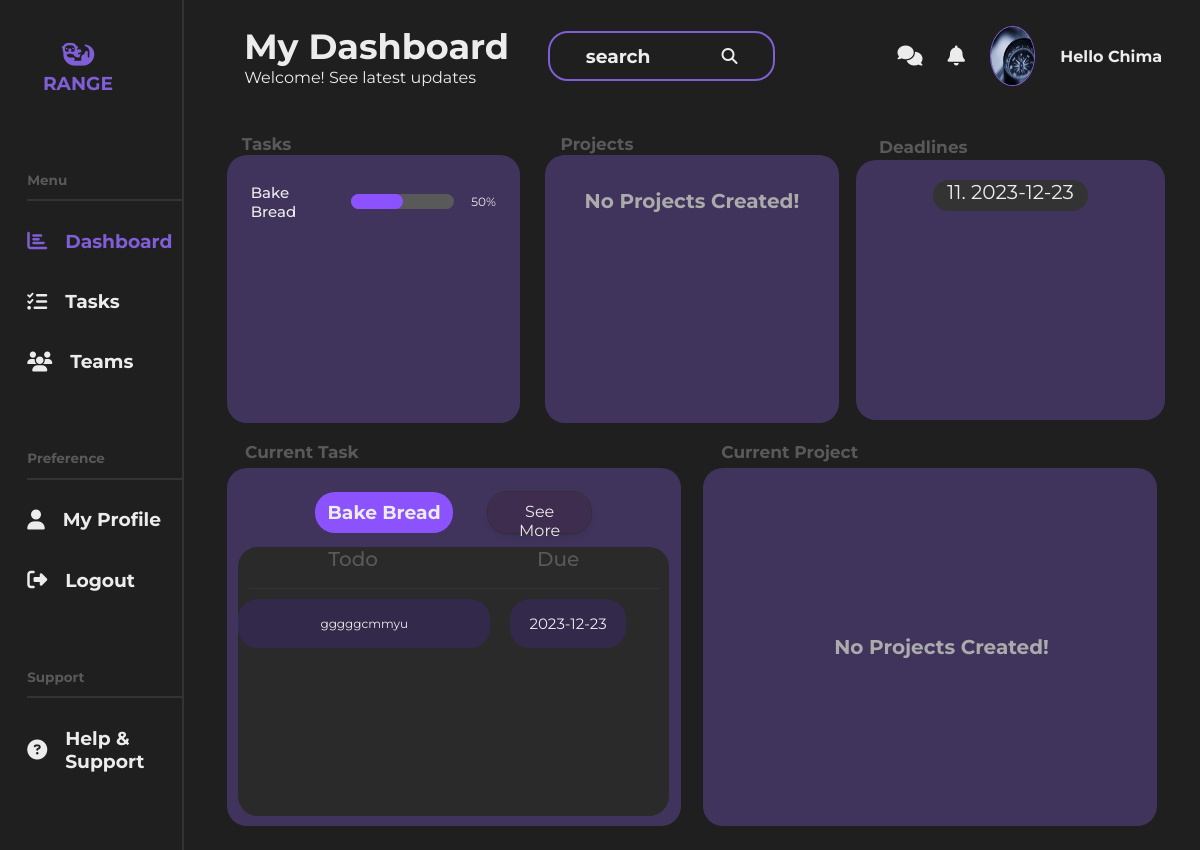
The app's page /dashboard (signed in) with its own data.
### flaskapp/models.py (models this page shows, shortened)
class User(db.Model, UserMixin):
    id = db.Column(db.Integer, primary_key=True)
    username = db.Column(db.String(20), unique=True, nullable=False)
    email = db.Column(db.String(120), unique=True, nullable=False)
    image_file = db.Column(db.String(20), nullable=False,
                           default='default.jpg')
    password = db.Column(db.String(60), nullable=False)
    tasks = db.relationship('Task', backref='creator', lazy=True)

class Task(db.Model):
    id = db.Column(db.Integer, primary_key=True)
    title = db.Column(db.String(30), nullable=False, default='Task')
    date_created = db.Column(
        db.DateTime, nullable=False, default=datetime.utcnow)
    priority = db.Column(db.String(30), nullable=False, default='Mid')
    todo = db.Column(db.Text, nullable=False)
    date_due = db.Column(db.String(20), nullable=False, default='No due date')
    user_id = db.Column(db.Integer, db.ForeignKey('user.id'), nullable=False)

### flaskapp/routes.py (the view)
@app.route("/")
@app.route("/dashboard")
@login_required
def dashboard():
    my_tasks = Task.query.filter_by(user_id=current_user.id).all()
    image_file = url_for('static', filename='images/' +
                         current_user.image_file)
    return render_template('dashboard.html', image_file=image_file, my_tasks=my_tasks, active_page='dashboard')

### flaskapp/models.py (called while the page is built)
@login_manager.user_loader
def load_user(user_id):
    return User.query.get(int(user_id))

### flaskapp/Templates/dashboard.html (shortened to what this page needs)
{% extends "layout.html" %}
{% block mainheader %}
<section class="dashboard">
  <div class="dash-header">
    <div class="title-search">
      <div class="dash-title">
        <h2>My Dashboard</h2>
        <p>Welcome! See latest updates</p>
      </div>
      <div class="search-bar">
        <h3>search</h3>
        <i class="fa-solid fa-magnifying-glass"></i>
      </div>
    </div>
    <div class="profile-pic">
      <i class="fa-solid fa-comments"></i>
      <i class="fa-solid fa-bell"></i>
      <img src="{{ image_file }}" alt="profile picture" />
      <h4>Hello {{ current_user.username }}</h4>
    </div>
  </div>
  <div class="dash-body">
    <div class="dash-top">
      <div class="dash-tasks">
        <h2>Tasks</h2>
        <div class="progress">
          {% if my_tasks %}
          {% for task in my_tasks %}
          <div class="further-progress">
            <h3>{{ task.title }}</h3>
            <div class="shell">
              <div class="task-{{ task.priority }}"></div>
            </div>
            <p>50%</p>
          </div>
          {% endfor %}
          {% else %}
          <h4 class="no">No tasks created</h4>
          {% endif %}
        </div>
      </div>
      <div class="dash-collaborations">
        <h2>Projects</h2>
        <div class="progress">
          {% if projects %}
          {% else %}
          <h4 class="no">No Projects Created!</h4>
          {% endif %}
        </div>
      </div>
      <div class="dash-deadlines">
        <h2>Deadlines</h2>
        <div class="progress-2">
          {% for task in my_tasks %}
          <h3>{{ task.id }}. {{ task.date_due }}</h3>
          {% endfor %}
        </div>
      </div>
    </div>
    <div class="dash-bottom">
      <div class="current-task">
        <h2>Current Task</h2>
        <div class="current-progress">
          {% if my_tasks %}
        <div class="each-task">
          <div class="title-update-2">
            <div class="task-2-{{ my_tasks[-1].priority }}">
              <h3>{{ my_tasks[-1].title }}</h3>
            </div>
            <a href="{{ url_for('tasks') }}" class="updateBtn">
              <button onclick="updateForm()">See More</button>
            </a>
          </div>
          <div class="desc-due-comp">
            <div class="table-head">
              <h2>Todo</h2>
              <h2>Due</h2>
            </div>
            <div class="smallest-1">
              <p class="todd">{{ my_tasks[-1].todo }}</p>
              <h4 class="dodd">{{ my_tasks[-1].date_due }}</h4>
            </div>
          </div>
        </div>
        {% else %}
        <h4 class="no">No Current task</h4>
        {% endif %}
        </div>
      </div>
      <div class="current-project">
        <h2>Current Project</h2>
        <div class="current-progress">
          <div class="curr-proj">
            <h2 class="no">No Projects Created!</h2>
          </div>
        </div>
      </div>
    </div>
  </div>
</section>
{% endblock mainheader %}

### flaskapp/static/styles/profile.css (style rules this page uses)
* { font-family: "Montserrat", sans-serif; }
body { margin: 0; padding: 0; color: #ececec; background: #1f1f1f; }
main a { text-decoration: none; width: 70%; margin: 0; padding: 0; color: #333; }
.profile-pic { margin: 0; width: 30%; display: flex; align-items: center; justify-content: space-around; }
.profile-pic img { width: 15%; height: 57%; border-radius: 50%; border: 1px solid #805fd6; }
.profile-pic i { font-size: 20px; }

### flaskapp/static/styles/dashboard.css (style rules this page uses)
* { font-family: "Montserrat", sans-serif; }
body { margin: 0; padding: 0; color: #ececec; background: #1f1f1f; }
.dashboard { width: 100%; margin: 0; padding: 0; display: flex; flex-direction: column; }
.dash-header { width: 95%; height: 12%; padding: 5px; display: flex; flex-direction: row; justify-content: space-between; align-self: center; }
.title-search { display: flex; flex-direction: row; justify-content: space-between; align-items: center; width: 55%; margin: 0; padding-left: 35px; }
.dash-title { display: flex; flex-direction: column; justify-content: center; width: 50%; padding-left: 0; }
.dash-title h2 { font-size: 35px; margin: 0; }
.dash-title p { margin: 0; }
.search-bar { display: flex; flex-direction: row; width: 42%; align-items: center; justify-content: space-around; height: 45%; border: 2px solid #805fd6; border-radius: 20px; }
.dash-body { display: flex; flex-direction: column; width: 95%; height: 85%; border-radius: 20px; justify-self: center; align-self: center; padding-top: 10px; justify-content: space-evenly; }
.dash-top { display: flex; flex-direction: row; align-items: center; justify-content: space-evenly; width: 100%; height: 40%; padding: 0; }
.dash-tasks, .dash-collaborations, .dash-deadlines { display: flex; flex-direction: column; align-items: center; justify-content: space-evenly; width: 32%; height: 100%; }
.dash-body h2 { font-size: 17px; color: #595959; margin: 0; align-self: flex-start; margin-left: 23px; }
.progress { width: 95%; height: 90%; background: #815fd657; border-radius: 20px; display: flex; flex-direction: column; align-items: center; overflow-y: auto; overflow-x: auto; padding-top: 8px; }
.further-progress { display: flex; flex-direction: row; width: 95%; height: 30%; align-items: center; justify-content: space-evenly; margin-bottom: 10px; }
.further-progress h3 { font-size: 15px; font-weight: 500; width: 30%; }
.further-progress p { font-size: 12px; }
.no , .progress h2 { font-size: 20px; color: #acabab; align-self: center; justify-self: center; }
.dash-bottom { display: flex; flex-direction: row; align-items: center; justify-content: space-evenly; width: 100%; height: 55%; padding: 0; align-self: center; }
.current-task, .current-project { width: 48%; height: 100%; display: flex; flex-direction: column; align-items: center; justify-content: space-evenly; }
.current-progress { width: 98%; height: 90%; border-radius: 20px; background: #815fd657; display: flex; align-items: center; justify-content: center; }
.task-mid { background: #8C52FE; display: flex; flex-direction: row; justify-content: center; align-items: center; width: 50%; height: 100%; border-radius: 20px; font-size: 20px; font-weight: 500; }
.shell { background: #595959; width: 37%; height: 20%; border-radius: 20px; font-size: 20px; font-weight: 500; }
.progress-2 { width: 100%; height: 90%; background: #815fd657; border-radius: 20px; display: flex; flex-direction: column; align-items: center; overflow-y: auto; }
.dash-deadlines h3 { background: #333; width: 50%; height: 12%; font-size: 20px; color: #ececec; text-align: center; font-weight: 400; border-radius: 20px; }
.curr-proj h2 { font-size: 20px; color: #acabab; }
.each-task { display: flex; flex-direction: column; width: 95%; height: 95%; align-items: center; justify-content: space-evenly; }
.title-update-2 { display: flex; flex-direction: row; width: 80%; height: 20%; align-items: center; justify-content: space-evenly; }
.task-2-mid { display: flex; flex-direction: column; align-items: center; justify-content: center; width: 40%; height: 60%; background: #8C52FE; border-radius: 20px; }
.updateBtn { width: 30%; height: 60%; border: 1px solid #333; border-radius: 20px; }
.updateBtn button { width: 100%; height: 100%; border: 0; background: #3e2d4e; border-radius: 20px; color: #ececec; cursor: pointer; }
.smallest-1 { margin-top: 8px; width: 90%; height: 20%; display: flex; flex-direction: row; align-items: center; justify-content: space-between; }

### records on screen
User: username "Chima"
Task: title "Bake Bread", id "11", date_due "2023-12-23", todo "gggggcmmyu"
